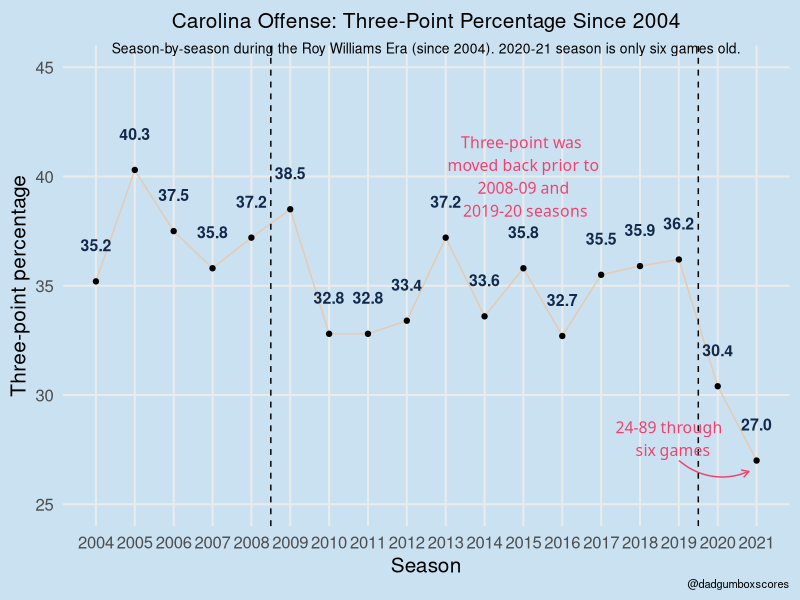

This figure's R source:
## ---- chunk 1
knitr::opts_chunk$set(echo = TRUE, fig.width=12, fig.height=8)
## ---- chunk 2
library(tidyverse)

theme_me <- function () {
  theme_minimal(base_size = 15) %+replace%
    theme (
      plot.title = element_text(hjust = 0.5),
      plot.subtitle = element_text(
        hjust = 0.5,
        vjust = -2,
        lineheight = 0.9,
        size = 10
      ),
      plot.caption = element_text(size = 8, hjust = 1),
      panel.grid.minor = element_blank(),
      plot.background = element_rect(fill = "#c9e1f1", color = "#c9e1f1")
    )
}


three <- tibble::tribble(
  ~Season,~pct,
  2021,27.0,
  2020,30.4,
  2019,36.2,
  2018,35.9,
  2017,35.5,
  2016,32.7,
  2015,35.8,
  2014,33.6,
  2013,37.2,
  2012,33.4,
  2011,32.8,
  2010,32.8,
  2009,38.5,
  2008,37.2,
  2007,35.8,
  2006,37.5,
  2005,40.3,
  2004,35.2,
)

ggplot(three, aes(x = Season, y = pct, label = pct)) +
  geom_line(color = "#e6cab1") +
  geom_point() +
  geom_text(aes(label = sprintf("%0.1f", round(pct, digits = 1))), 
            color = "#13294B",
            size = 4, fontface = "bold", vjust = -2.5) +
  geom_vline(xintercept = 2008.5, lty = 2) +
  geom_vline(xintercept = 2019.5, lty = 2) +
  scale_x_continuous(breaks = seq(2004, 2021, 1)) +
  ylim(25, 45) +
  theme_me() +
  theme(legend.position = "none") +
  annotate(
    "text",
    x = 2015,
    y = 40,
    label = "Three-point was \n moved back prior to \n 2008-09 and \n 2019-20 seasons",
    family = "Chalkboard Bold",
    size = 4,
    color = "#EF426F"
  ) +
   annotate(
    geom = "curve", color = "#EF426F", x = 2019, y = 27, xend = 2020.8, yend = 26.5, 
    curvature = .3, arrow = arrow(length = unit(2, "mm"))
  ) +
  annotate(geom = "text", x = 2018.8, y = 28, label = "24-89 through \n six games", family = "Chalkboard Bold", size = 4, color = "#EF426F") +
  labs(
    x = "Season",
    y = "Three-point percentage",
    title = "Carolina Offense: Three-Point Percentage Since 2004",
    subtitle = "Season-by-season during the Roy Williams Era (since 2004). 2020-21 season is only six games old.",
    caption = "@dadgumboxscores"
  )
